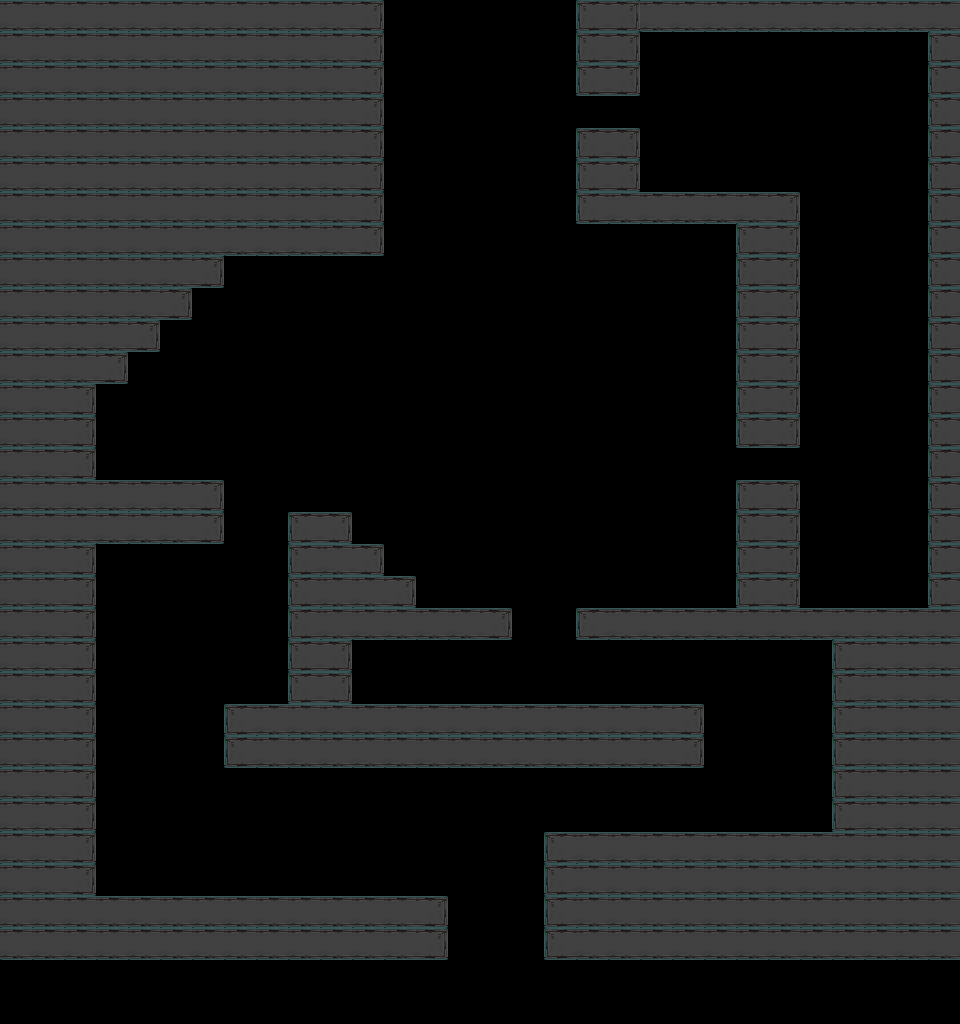

This is a level from a 2D game, rendered from its Tiled map with the project's own tilesets. A one-line summary and the complete map file follow:
An orthogonal 30x32 tile map with 32x32 px tiles, 1 tile layer (Platforms).

<map version="1.2" tiledversion="1.3.5" orientation="orthogonal" renderorder="right-down" width="30" height="32" tilewidth="32" tileheight="32" infinite="0" nextlayerid="2" nextobjectid="1">
 <editorsettings>
  <export target="tilemap08.json" format="json" />
 </editorsettings>
 <tileset firstgid="1" name="level_tileset_8" tilewidth="32" tileheight="32" tilecount="9" columns="3">
  <image source="../sprites/tiles.png" width="96" height="96" />
 </tileset>
 <layer id="1" name="Platforms" width="30" height="32">
  <data encoding="csv">
5,5,5,5,5,5,5,5,5,5,5,6,0,0,0,0,0,0,4,6,5,5,5,5,5,5,5,5,5,5,
5,5,5,5,5,5,5,5,5,5,5,6,0,0,0,0,0,0,4,6,0,0,0,0,0,0,0,0,0,4,
5,5,5,5,5,5,5,5,5,5,5,6,0,0,0,0,0,0,4,6,0,0,0,0,0,0,0,0,0,4,
5,5,5,5,5,5,5,5,5,5,5,6,0,0,0,0,0,0,0,0,0,0,0,0,0,0,0,0,0,4,
5,5,5,5,5,5,5,5,5,5,5,6,0,0,0,0,0,0,4,6,0,0,0,0,0,0,0,0,0,4,
5,5,5,5,5,5,5,5,5,5,5,6,0,0,0,0,0,0,4,6,0,0,0,0,0,0,0,0,0,4,
5,5,5,5,5,5,5,5,5,5,5,6,0,0,0,0,0,0,4,5,5,5,5,5,6,0,0,0,0,4,
5,5,5,5,5,5,5,5,5,5,5,6,0,0,0,0,0,0,0,0,0,0,0,4,6,0,0,0,0,4,
5,5,5,5,5,5,6,0,0,0,0,0,0,0,0,0,0,0,0,0,0,0,0,4,6,0,0,0,0,4,
5,5,5,5,5,6,0,0,0,0,0,0,0,0,0,0,0,0,0,0,0,0,0,4,6,0,0,0,0,4,
5,5,5,5,6,0,0,0,0,0,0,0,0,0,0,0,0,0,0,0,0,0,0,4,6,0,0,0,0,4,
5,5,5,6,0,0,0,0,0,0,0,0,0,0,0,0,0,0,0,0,0,0,0,4,6,0,0,0,0,4,
5,5,6,0,0,0,0,0,0,0,0,0,0,0,0,0,0,0,0,0,0,0,0,4,6,0,0,0,0,4,
5,5,6,0,0,0,0,0,0,0,0,0,0,0,0,0,0,0,0,0,0,0,0,4,6,0,0,0,0,4,
5,5,6,0,0,0,0,0,0,0,0,0,0,0,0,0,0,0,0,0,0,0,0,0,0,0,0,0,0,4,
5,5,5,5,5,5,6,0,0,0,0,0,0,0,0,0,0,0,0,0,0,0,0,4,6,0,0,0,0,4,
5,5,5,5,5,5,6,0,0,4,6,0,0,0,0,0,0,0,0,0,0,0,0,4,6,0,0,0,0,4,
5,5,6,0,0,0,0,0,0,4,5,6,0,0,0,0,0,0,0,0,0,0,0,4,6,0,0,0,0,4,
5,5,6,0,0,0,0,0,0,4,5,5,6,0,0,0,0,0,0,0,0,0,0,4,6,0,0,0,0,4,
5,5,6,0,0,0,0,0,0,4,5,5,5,5,5,6,0,0,4,5,5,5,5,5,5,5,5,5,5,5,
5,5,6,0,0,0,0,0,0,4,6,0,0,0,0,0,0,0,0,0,0,0,0,0,0,0,4,5,5,5,
5,5,6,0,0,0,0,0,0,4,6,0,0,0,0,0,0,0,0,0,0,0,0,0,0,0,4,5,5,5,
5,5,6,0,0,0,0,4,5,5,5,5,5,5,5,5,5,5,5,5,5,6,0,0,0,0,4,5,5,5,
5,5,6,0,0,0,0,4,5,5,5,5,5,5,5,5,5,5,5,5,5,6,0,0,0,0,4,5,5,5,
5,5,6,0,0,0,0,0,0,0,0,0,0,0,0,0,0,0,0,0,0,0,0,0,0,0,4,5,5,5,
5,5,6,0,0,0,0,0,0,0,0,0,0,0,0,0,0,0,0,0,0,0,0,0,0,0,4,5,5,5,
5,5,6,0,0,0,0,0,0,0,0,0,0,0,0,0,0,4,5,5,5,5,5,5,5,5,5,5,5,5,
5,5,6,0,0,0,0,0,0,0,0,0,0,0,0,0,0,4,5,5,5,5,5,5,5,5,5,5,5,5,
5,5,5,5,5,5,5,5,5,5,5,5,5,6,0,0,0,4,5,5,5,5,5,5,5,5,5,5,5,5,
5,5,5,5,5,5,5,5,5,5,5,5,5,6,0,0,0,4,5,5,5,5,5,5,5,5,5,5,5,5,
0,0,0,0,0,0,0,0,0,0,0,0,0,0,0,0,0,0,0,0,0,0,0,0,0,0,0,0,0,0,
0,0,0,0,0,0,0,0,0,0,0,0,0,0,0,0,0,0,0,0,0,0,0,0,0,0,0,0,0,0
</data>
 </layer>
</map>
